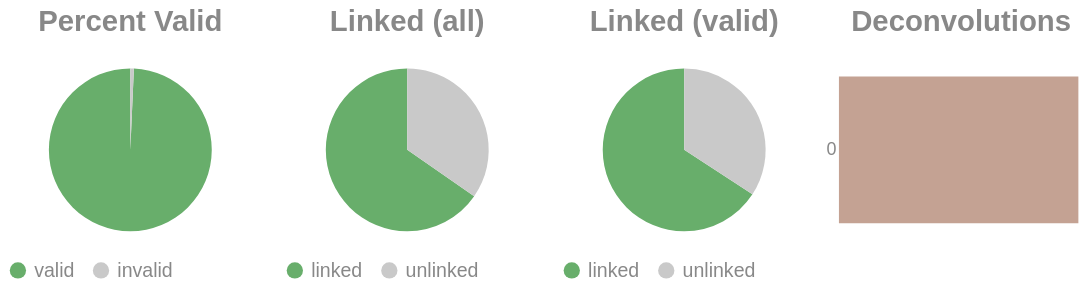

Notebook cell for this chart:
### Code cell
if SKIPLR:
    pass
else:
    clash = Counter()
    for i in valids['molecule'].to_list():
        _mol = i.split("-")
        if len(_mol) == 1:
            clash.update('0')
        else:
            clash.update(_mol[-1])

    _d = {"deconvolutions": [], 'count': []}
    for k,v in clash.items():
        _d['deconvolutions'].append(k)
        _d['count'].append(v)

    tot_valid = valids['reads'].sum()
    mask = valids['reads'] >= 2
    n_linked_reads = valids.filter(mask)['reads'].sum()
    if n_linked_reads == 0:
        print_html("No linked molecules (>=2 reads) were detected; skipping linked-only distributions.")
        SKIPLR = True
    else:
        perc_valid = round(tot_valid / n_reads, 4)
        linked_perc_abs = round(n_linked_reads / n_reads, 4)
        linked_perc = round(n_linked_reads / tot_valid, 4)

    _valid = pl.DataFrame({"valids": ['valid', 'invalid'], "count": [tot_valid, n_reads - tot_valid]})
    _linked_abs = pl.DataFrame({"linked (absolute)": ['linked', 'unlinked'], "count": [n_linked_reads, n_reads - n_linked_reads]})
    _linked_rel = pl.DataFrame({"linked (valids)": ['linked', 'unlinked'], "count": [n_linked_reads, tot_valid - n_linked_reads]})

    (
        alt.hconcat(
            piechart(_valid, goodval = 'valid', title = "Percent Valid"),
            piechart(_linked_abs, goodval = "linked", title =  "Linked (all)"),
            piechart(_linked_rel, goodval = "linked", title =  "Linked (valid)"),
            convolutionbar(pl.DataFrame(_d), title = "Deconvolutions"),
            center = True,
            bounds = 'flush'
        )
        .resolve_scale(color='independent')
        .resolve_legend('independent')
        .properties(usermeta={'embedOptions': {"actions": False}})
    ).display()

### Figure 1 — Vega-Lite specification as saved in the notebook (floating-point values rounded to 4 significant figures)
{"width": "container", "height": 400, "config": {"title": {"anchor": "start", "dy": -15, "fontSize": 18, "color": "#888888", "subtitleColor": "#888888", "subtitleFontSize": 14}, "arc": {"fill": "#0072B2"}, "axis": {"domainColor": "#888888", "domainWidth": 0.5, "gridWidth": 0.2, "grid": false, "titleFontWeight": 400, "titleFontSize": 15, "labelFontSize": 11, "labelColor": "#888888", "tickColor": "#888888", "tickWidth": 0.2, "titleColor": "#888888"}, "axisBand": {"grid": false}, "axisX": {"grid": true, "tickSize": 10, "domainCap": "round"}, "axisY": {"domain": false, "grid": true, "tickSize": 0, "domainCap": "round"}, "background": "transparent", "header": {"labelFontSize": 15, "labelColor": "#888888", "titleFontSize": 15, "titleFontWeight": 600, "titleColor": "#888888"}, "legend": {"labelFont": "sans-serif", "labelFontSize": 12, "labelColor": "#888888", "symbolSize": 100, "symbolType": "circle", "titleFontSize": 12, "titlePadding": 10, "titleColor": "#888888", "title": null}, "range": {"category": ["#E69F00", "#56B4E9", "#009E73", "#F0E442", "#0072B2", "#D55E00", "#CC79A7", "#000000"], "diverging": ["#cfe8f3", "#a2d4ec", "#73bfe2", "#46abdb", "#1696d2", "#12719e"]}, "area": {"fill": "#0072B2", "fillOpacity": 0.7, "line": true, "strokeOpacity": 0.7}, "line": {"color": "#0072B2", "stroke": "#0072B2", "strokeWidth": 2}, "trail": {"color": "#0072B2", "stroke": "#0072B2", "strokeWidth": 0, "size": 1}, "point": {"filled": true, "fillOpacity": 1.0, "size": 95}, "text": {"color": "#888888", "fontSize": 11, "align": "right", "fontWeight": 400, "size": 11}, "bar": {"fill": "#0072B2", "stroke": null}, "view": {"stroke": null, "continuousWidth": 660, "continuousHeight": 400}}, "hconcat": [{"data": {"name": "data-c1677df41d14b4937974744bbd9bf05c"}, "mark": {"type": "arc"}, "encoding": {"color": {"field": "valids", "legend": {"orient": "bottom", "title": null}, "scale": {"domain": ["valid", "invalid"], "range": ["#68ae6b", "#C9C9C9"]}, "title": "Valids", "type": "nominal"}, "theta": {"field": "count", "type": "quantitative"}, "tooltip": [{"field": "valids", "title": "Valids", "type": "ordinal"}, {"field": "percent", "format": ".2%", "title": "Percent", "type": "quantitative"}, {"field": "count", "title": "Count", "type": "quantitative"}]}, "height": 100, "title": {"text": "Percent Valid", "align": "center", "anchor": "middle"}, "transform": [{"calculate": "datum.count / 11254166", "as": "percent"}], "width": 150}, {"data": {"name": "data-dda938139e9ddf626348d65f34444da6"}, "mark": {"type": "arc"}, "encoding": {"color": {"field": "linked (absolute)", "legend": {"orient": "bottom", "title": null}, "scale": {"domain": ["linked", "unlinked"], "range": ["#68ae6b", "#C9C9C9"]}, "title": "Linked (Absolute)", "type": "nominal"}, "theta": {"field": "count", "type": "quantitative"}, "tooltip": [{"field": "linked (absolute)", "title": "Linked (Absolute)", "type": "ordinal"}, {"field": "percent", "format": ".2%", "title": "Percent", "type": "quantitative"}, {"field": "count", "title": "Count", "type": "quantitative"}]}, "height": 100, "title": {"text": "Linked (all)", "align": "center", "anchor": "middle"}, "transform": [{"calculate": "datum.count / 11254166", "as": "percent"}], "width": 150}, {"data": {"name": "data-6a62184e360ccf3da97bce21b7bf5ed7"}, "mark": {"type": "arc"}, "encoding": {"color": {"field": "linked (valids)", "legend": {"orient": "bottom", "title": null}, "scale": {"domain": ["linked", "unlinked"], "range": ["#68ae6b", "#C9C9C9"]}, "title": "Linked (Valids)", "type": "nominal"}, "theta": {"field": "count", "type": "quantitative"}, "tooltip": [{"field": "linked (valids)", "title": "Linked (Valids)", "type": "ordinal"}, {"field": "percent", "format": ".2%", "title": "Percent", "type": "quantitative"}, {"field": "count", "title": "Count", "type": "quantitative"}]}, "height": 100, "title": {"text": "Linked (valid)", "align": "center", "anchor": "middle"}, "transform": [{"calculate": "datum.count / 11175473", "as": "percent"}], "width": 150}, {"data": {"name": "data-61409df3a5821a855e63ba399b6852cc"}, "mark": {"type": "bar"}, "encoding": {"color": {"field": "deconvolutions", "legend": null, "scale": {"scheme": "lightgreyred"}, "type": "nominal"}, "tooltip": [{"field": "deconvolutions", "title": "Deconvolutions", "type": "ordinal"}, {"field": "percent", "format": ".2%", "title": "Percent", "type": "quantitative"}, {"field": "count", "title": "Count", "type": "quantitative"}], "x": {"axis": null, "field": "count", "type": "quantitative"}, "y": {"field": "deconvolutions", "sort": "ascending", "title": null, "type": "nominal"}}, "height": 100, "title": {"text": "Deconvolutions", "align": "center", "anchor": "middle"}, "transform": [{"calculate": "datum.count / 5879547", "as": "percent"}], "width": 150}], "bounds": "flush", "center": true, "resolve": {"legend": {"angle": "independent"}, "scale": {"color": "independent"}}, "usermeta": {"embedOptions": {"actions": false}}, "$schema": "https://vega.github.io/schema/vega-lite/v6.1.0.json", "datasets": {"data-c1677df41d14b4937974744bbd9bf05c": [{"valids": "valid", "count": 11175473}, {"valids": "invalid", "count": 78693}], "data-dda938139e9ddf626348d65f34444da6": [{"linked (absolute)": "linked", "count": 7354381}, {"linked (absolute)": "unlinked", "count": 3899785}], "data-6a62184e360ccf3da97bce21b7bf5ed7": [{"linked (valids)": "linked", "count": 7354381}, {"linked (valids)": "unlinked", "count": 3821092}], "data-61409df3a5821a855e63ba399b6852cc": [{"deconvolutions": "0", "count": 5879547}]}}
